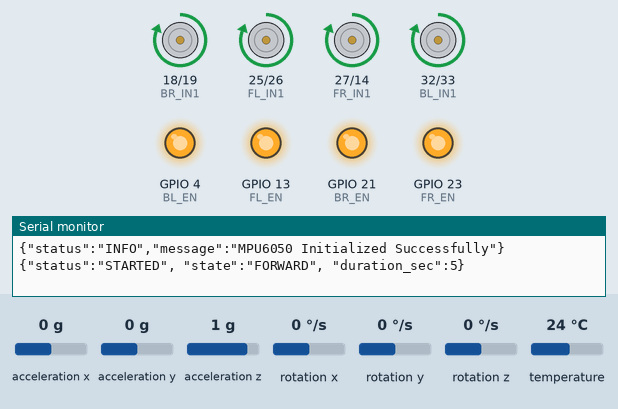
Bench run of a sketch on a simulated ESP32. Shown: motor-driver pin pairs drawn as motors (green arrow = first pin HIGH = forward, orange = second pin HIGH = backward, longer = more drive), output pins drawn as LEDs (lit = HIGH), the last lines printed to the serial monitor. The inputs (shaded band) are chosen by the test bench; at power-on: acceleration x 0 g, acceleration y 0 g, acceleration z 1 g, rotation x 0 °/s, rotation y 0 °/s, rotation z 0 °/s, temperature 24 °C. WiFi joins after 1.5 s; servers stay silent unless stated.

Above: at 0.3 s.
At 6.3 s:
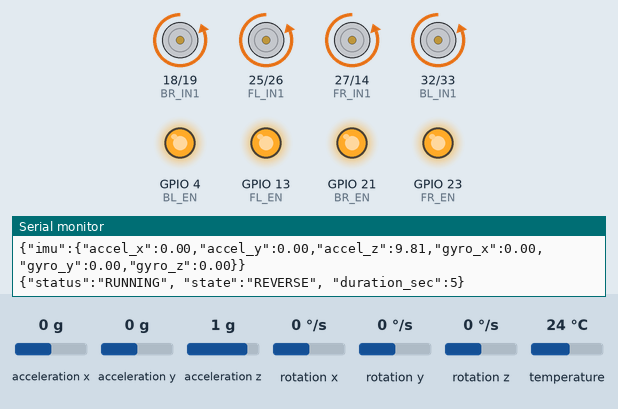
At 11.3 s:
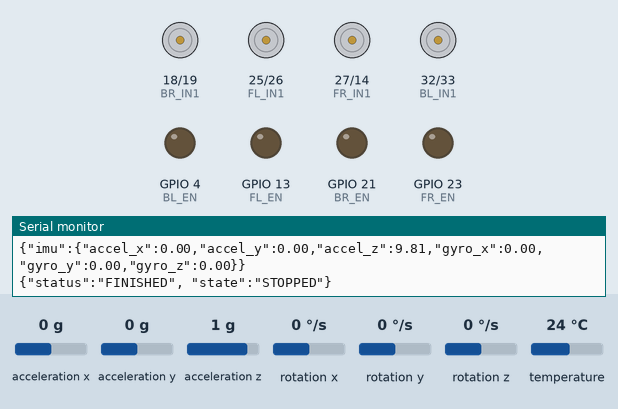
Timing chart, 0 to 12.8 s (numbered marks = the images above):
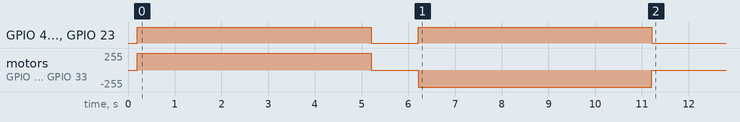

The sketch:

surveying_robot.ino
```cpp
#include <WiFi.h>
#include <ArduinoOTA.h>
#include <Wire.h>
#include <Adafruit_MPU6050.h>
#include <Adafruit_Sensor.h>

const char* ssid = "device";
const char* wifiPassword = "12345678";
const char* otaHostname = "ESP32-Robot";
const char* otaPassword = "ESP32OTA123";

Adafruit_MPU6050 mpu;

const int FL_IN1 = 25; const int FL_IN2 = 26;
const int FR_IN1 = 27; const int FR_IN2 = 14;
const int BL_IN1 = 32; const int BL_IN2 = 33;
const int BR_IN1 = 18; const int BR_IN2 = 19;

const int FL_EN = 13; const int FR_EN = 23;
const int BL_EN = 4;  const int BR_EN = 21; // GPIO 22 free for MPU6050 SCL

const unsigned long FORWARD_TIME = 5000;
const unsigned long STOP_TIME = 1000;
const unsigned long REVERSE_TIME = 5000;
const unsigned long IMU_INTERVAL = 500;
unsigned long lastImuRead = 0;

enum MotorState { FORWARD, STOP_BETWEEN, REVERSE, FINISHED };
MotorState state = FORWARD;
unsigned long stateStart = 0;
bool otaStarted = false;

void stopAllMotors() {
  digitalWrite(FL_EN, LOW); digitalWrite(FR_EN, LOW);
  digitalWrite(BL_EN, LOW); digitalWrite(BR_EN, LOW);
  digitalWrite(FL_IN1, LOW); digitalWrite(FL_IN2, LOW);
  digitalWrite(FR_IN1, LOW); digitalWrite(FR_IN2, LOW);
  digitalWrite(BL_IN1, LOW); digitalWrite(BL_IN2, LOW);
  digitalWrite(BR_IN1, LOW); digitalWrite(BR_IN2, LOW);
}

void moveForward() {
  stopAllMotors();
  digitalWrite(FL_IN1, HIGH); digitalWrite(FL_IN2, LOW);
  digitalWrite(FR_IN1, HIGH); digitalWrite(FR_IN2, LOW);
  digitalWrite(BL_IN1, HIGH); digitalWrite(BL_IN2, LOW);
  digitalWrite(BR_IN1, HIGH); digitalWrite(BR_IN2, LOW);
  digitalWrite(FL_EN, HIGH); digitalWrite(FR_EN, HIGH);
  digitalWrite(BL_EN, HIGH); digitalWrite(BR_EN, HIGH);
}

void moveReverse() {
  stopAllMotors();
  digitalWrite(FL_IN1, LOW); digitalWrite(FL_IN2, HIGH);
  digitalWrite(FR_IN1, LOW); digitalWrite(FR_IN2, HIGH);
  digitalWrite(BL_IN1, LOW); digitalWrite(BL_IN2, HIGH);
  digitalWrite(BR_IN1, LOW); digitalWrite(BR_IN2, HIGH);
  digitalWrite(FL_EN, HIGH); digitalWrite(FR_EN, HIGH);
  digitalWrite(BL_EN, HIGH); digitalWrite(BR_EN, HIGH);
}

void startOTA() {
  ArduinoOTA.setHostname(otaHostname);
  ArduinoOTA.setPassword(otaPassword);
  ArduinoOTA.onStart([]() { stopAllMotors(); Serial.println("{\"event\":\"OTA_START\"}"); });
  ArduinoOTA.begin();
  otaStarted = true;
}

void readAndPrintIMU() {
  sensors_event_t a, g, temp;
  mpu.getEvent(&a, &g, &temp);
  Serial.print("{\"imu\":{\"accel_x\":");
  Serial.print(a.acceleration.x);
  Serial.print(",\"accel_y\":");
  Serial.print(a.acceleration.y);
  Serial.print(",\"accel_z\":");
  Serial.print(a.acceleration.z);
  Serial.print(",\"gyro_x\":");
  Serial.print(g.gyro.x);
  Serial.print(",\"gyro_y\":");
  Serial.print(g.gyro.y);
  Serial.print(",\"gyro_z\":");
  Serial.print(g.gyro.z);
  Serial.println("}}");
}

void setup() {
  Serial.begin(115200);
  Wire.begin();
  if (!mpu.begin()) {
    Serial.println("{\"status\":\"ERROR\",\"message\":\"MPU6050 not found! Check wiring.\"}");
    while (1) { delay(10); }
  }
  Serial.println("{\"status\":\"INFO\",\"message\":\"MPU6050 Initialized Successfully\"}");

  pinMode(FL_IN1, OUTPUT); pinMode(FL_IN2, OUTPUT);
  pinMode(FR_IN1, OUTPUT); pinMode(FR_IN2, OUTPUT);
  pinMode(BL_IN1, OUTPUT); pinMode(BL_IN2, OUTPUT);
  pinMode(BR_IN1, OUTPUT); pinMode(BR_IN2, OUTPUT);

  pinMode(FL_EN, OUTPUT); pinMode(FR_EN, OUTPUT);
  pinMode(BL_EN, OUTPUT); pinMode(BR_EN, OUTPUT);

  stopAllMotors();
  delay(200);

  WiFi.mode(WIFI_STA);
  WiFi.begin(ssid, wifiPassword);

  moveForward();
  state = FORWARD;
  stateStart = millis();

  Serial.println("{\"status\":\"STARTED\", \"state\":\"FORWARD\", \"duration_sec\":5}");
}

void loop() {
  if (WiFi.status() == WL_CONNECTED && !otaStarted) {
    startOTA();
  }
  if (otaStarted) {
    ArduinoOTA.handle();
  }

  unsigned long currentMillis = millis();
  if (currentMillis - lastImuRead >= IMU_INTERVAL) {
    lastImuRead = currentMillis;
    readAndPrintIMU();
  }

  unsigned long elapsed = currentMillis - stateStart;
  switch (state) {
    case FORWARD:
      if (elapsed >= FORWARD_TIME) {
        stopAllMotors();
        state = STOP_BETWEEN;
        stateStart = millis();
        Serial.println("{\"status\":\"RUNNING\", \"state\":\"STOP_BETWEEN\", \"duration_sec\":1}");
      }
      break;
    case STOP_BETWEEN:
      if (elapsed >= STOP_TIME) {
        moveReverse();
        state = REVERSE;
        stateStart = millis();
        Serial.println("{\"status\":\"RUNNING\", \"state\":\"REVERSE\", \"duration_sec\":5}");
      }
      break;
    case REVERSE:
      if (elapsed >= REVERSE_TIME) {
        stopAllMotors();
        state = FINISHED;
        Serial.println("{\"status\":\"FINISHED\", \"state\":\"STOPPED\"}");
      }
      break;
    case FINISHED:
      stopAllMotors();
      break;
  }
  delay(10);
}
```

Measured:
- by itself, GPIO 4 (BL_EN), GPIO 13 (FL_EN), GPIO 21 (BR_EN), GPIO 23 (FR_EN): HIGH → LOW at 5.2 s, → HIGH 1.0 s later, → LOW 5.0 s later
- by itself, motor on GPIO 18 (BR_IN1) / GPIO 19 (BR_IN2), motor on GPIO 25 (FL_IN1) / GPIO 26 (FL_IN2), motor on GPIO 27 (FR_IN1) / GPIO 14 (FR_IN2), motor on GPIO 32 (BL_IN1) / GPIO 33 (BL_IN2): stopped → forward 255/255 at 0.20 s, → stopped 5.0 s later, → backward 255/255 1.0 s later, → stopped 5.0 s later
